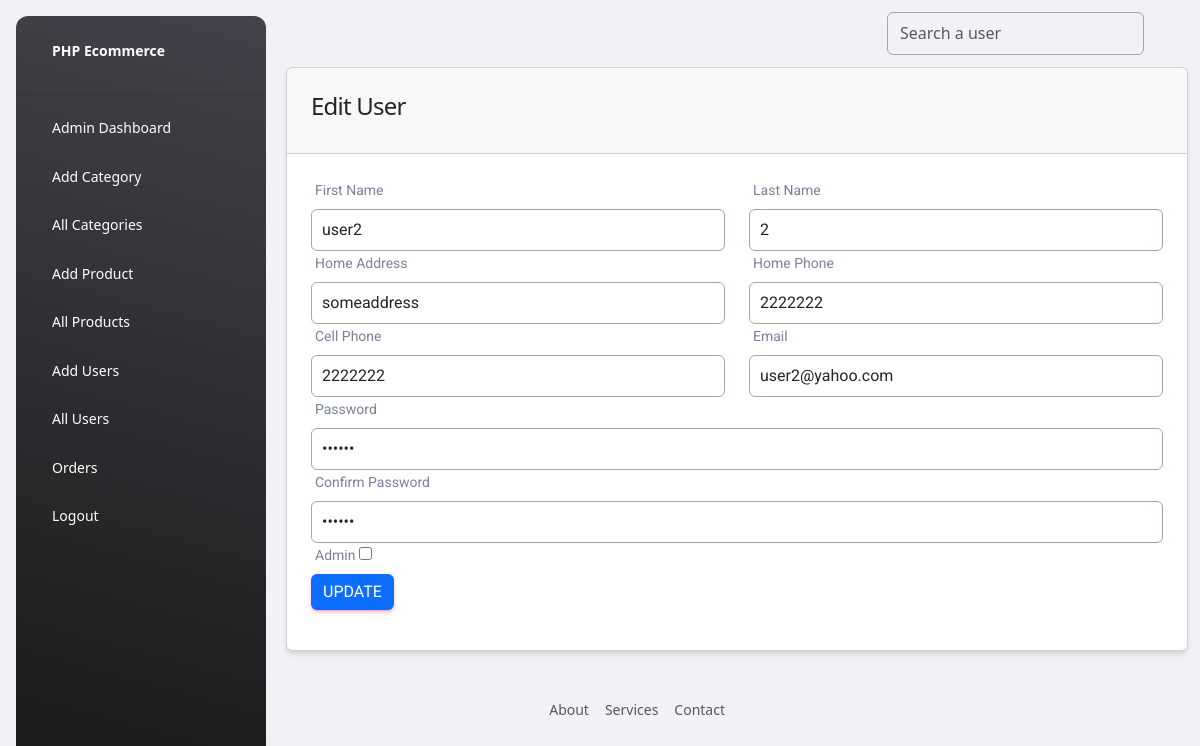
Page /admin/edit-user.php?id=3 (signed in) on the committed database.
### tables this page shows
CREATE TABLE `users` (
  `id` int(11) NOT NULL,
  `first_name` varchar(100) NOT NULL,
  `last_name` varchar(100) NOT NULL,
  `home_address` varchar(250) NOT NULL,
  `home_phone` varchar(100) NOT NULL,
  `cell_phone` varchar(100) NOT NULL,
  `email` varchar(150) NOT NULL,
  `password` varchar(150) NOT NULL,
  `created_at` timestamp NOT NULL DEFAULT current_timestamp(),
  `role_as` int(11) NOT NULL DEFAULT 0
);

### functions/myfunctions.php (called while the page is built, shortened)
<?php
include("../config/dbcon.php");
function getByID($table, $id)
{
    global $con;
    $query = "SELECT * FROM $table WHERE id= '$id'";
    $query_run = mysqli_query($con, $query);
    return $query_run;
}

### admin/edit-user.php (the view, shortened to what this page needs)
<?php include('includes/header.php');?>
<div class="container">
    <div class="row">
        <div class="col-md-12">
            <?php
            if(isset($_GET['id'])) {
                $id = $_GET['id'];
                $userByID = getByID("users", $id);
                if(mysqli_num_rows($userByID) > 0) {
                    $data = mysqli_fetch_array($userByID);
                    ?>
            <div class="card">
                <div class="card-header fw-bold">
                    <h4>Edit User</h4>
                </div>
                <div class="card-body">
                    <form action="./code.php" method="POST" enctype="multipart/form-data">
                        <div class="row">
                            <div class="col-md-6">
                                <label for="">First Name</label>
                                <input type="text" class="form-control" name="first_name"
                                    value="<?= $data['first_name']; ?>" placeholder="Enter First name">
                            </div>
                            <div class="col-md-6">
                                <label for="">Last Name</label>
                                <input type="text" class="form-control" name="last_name"
                                    value="<?= $data['last_name']; ?>" placeholder="Enter Last Name">
                            </div>
                            <div class="col-md-6">
                                <label for="">Home Address</label>
                                <input type="text" class="form-control" name="home_address"
                                    value="<?= $data['home_address']; ?>" placeholder="Enter Home Address">
                            </div>
                            <div class="col-md-6">
                                <label for="">Home Phone</label>
                                <input type="text" name="home_phone" value="<?= $data['home_phone']; ?>"
                                    class="form-control" placeholder="Enter Home Phone">
                            </div>
                            <div class="col-md-6">
                                <label for="">Cell Phone</label>
                                <input type="text" name="cell_phone" value="<?= $data['cell_phone']; ?>"
                                    class="form-control" placeholder="Enter Cell Phone">
                            </div>
                            <div class="col-md-6">
                                <label for="">Email</label>
                                <input type="text" name="email" value="<?= $data['email']; ?>" class="form-control"
                                    placeholder="Enter Email">
                            </div>
                            <div class="col-md-12">
                                <label for="">Password</label>
                                <input type="password" name="password" value="<?= $data['password']; ?>"
                                    class="form-control" placeholder="Enter Password">
                            </div>
                            <div class="col-md-12">
                                <label for="">Confirm Password</label>
                                <input type="password" name="cpassword" value="<?= $data['password']; ?>"
                                    class="form-control" placeholder="Enter Confirm Password">
                            </div>
                            <div class="col-md-6">
                                <label for=""> Admin</label>
                                <input type="checkbox" <?= $data['role_as'] ? "checked" : "" ?> name="role_as">
                            </div>
                            <div class="col-md-12">
                                <button type="submit" class="btn btn-primary" name="update_user_btn"> Update</button>
                            </div>
                        </div>
                    </form>
                </div>
            </div>
            <?php
                } else {
                    echo "No user found";
                }
            } else {
                echo "User ID missing for URL";
            }
?>
        </div>
    </div>
</div>
<?php
include('includes/footer.php')?>

### admin/includes/header.php (style rules this page uses)
.form-control { border: 1px solid #b3a1a1 !important; padding: 8px 10px; }

### rows in the picture
users: first_name "user2", last_name "2", home_address "someaddress", home_phone "2222222", cell_phone "2222222", email "user2@yahoo.com"
